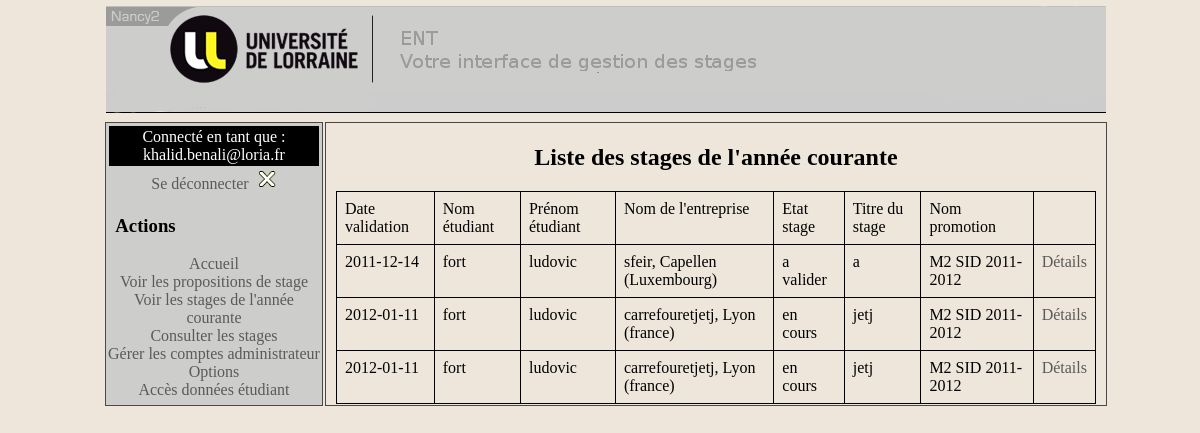
The app's page /?action=listeStageAnneeCourante (signed in), older data.
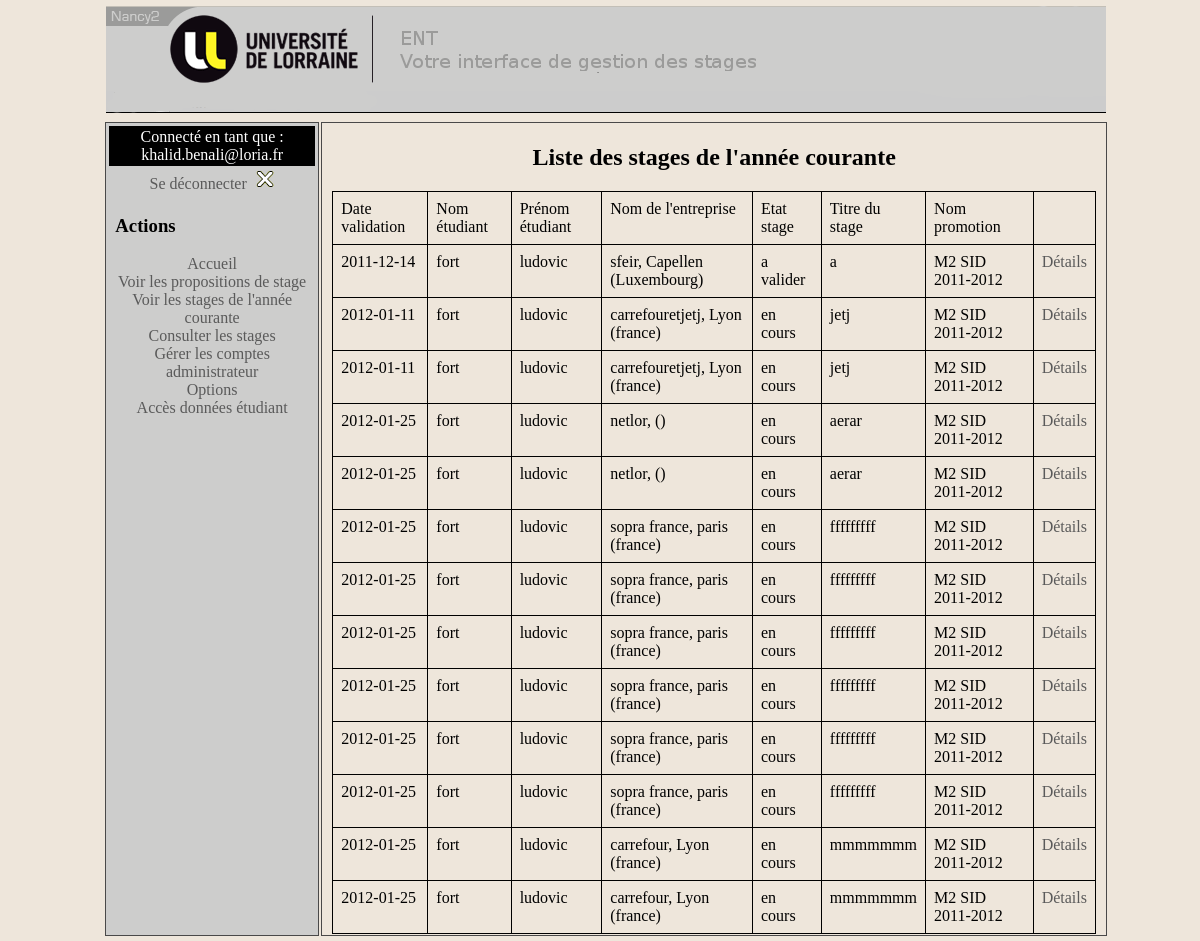
The same page, newer data.
### tables this page shows
CREATE TABLE IF NOT EXISTS `stage` (
  `idstage` int(11) NOT NULL AUTO_INCREMENT,
  `identreprise` int(11) DEFAULT NULL,
  `idcontact` int(11) DEFAULT NULL,
  `idpromotion` int(11) DEFAULT NULL,
  `idproposition` int(11) NOT NULL,
  `idutilisateur` int(11) NOT NULL,
  `sujetstage` text,
  `titrestage` varchar(200) NOT NULL,
  `technostage` varchar(200) NOT NULL,
  `datevalidation` date DEFAULT NULL,
  `datedebut` date DEFAULT NULL,
  `datefin` date DEFAULT NULL,
  `datesoutenance` date DEFAULT NULL,
  `lieusoutenance` varchar(50) DEFAULT NULL,
  `etatstage` varchar(50) DEFAULT NULL,
  `noteobtenue` smallint(6) DEFAULT NULL,
  `appreciationobtenue` text,
  `remuneration` text,
  `embauche` tinyint(1) DEFAULT NULL,
  `dateembauche` date DEFAULT NULL,
  `respcivil` tinyint(1) DEFAULT NULL,
  PRIMARY KEY (`idstage`),
  KEY `fk_association_9` (`idpromotion`),
  KEY `fk_propositionstage` (`idproposition`),
  KEY `fk_stage_contact` (`idcontact`),
  KEY `fk_stage_entreprise` (`identreprise`),
  KEY `fk_utilistateur_stage` (`idutilisateur`)
);

CREATE TABLE IF NOT EXISTS `utilisateur` (
  `idutilisateur` int(11) NOT NULL AUTO_INCREMENT,
  `idpromotion` int(11) NOT NULL,
  `mailutilisateur` varchar(50) DEFAULT NULL,
  `passwordutilisateur` varchar(50) DEFAULT NULL,
  `passwordutilisateurtmp` varchar(50) NOT NULL,
  `nomutilisateur` varchar(50) DEFAULT NULL,
  `prenomutilisateur` varchar(50) DEFAULT NULL,
  `numetudiant` varchar(50) DEFAULT NULL,
  `idConfirmationMail` varchar(100) NOT NULL,
  `admin` tinyint(1) DEFAULT NULL,
  PRIMARY KEY (`idutilisateur`),
  KEY `fk_utilisateurpromotion` (`idpromotion`)
);

CREATE TABLE IF NOT EXISTS `entreprise` (
  `identreprise` int(11) NOT NULL AUTO_INCREMENT,
  `nomentreprise` varchar(50) DEFAULT NULL,
  `adresseentreprise` varchar(200) DEFAULT NULL,
  `villeentreprise` varchar(50) DEFAULT NULL,
  `codepostalentreprise` varchar(50) DEFAULT NULL,
  `paysentreprise` varchar(50) DEFAULT NULL,
  `numerotelephone` varchar(50) DEFAULT NULL,
  `numerosiret` varchar(17) DEFAULT NULL,
  `urlsiteinternet` varchar(50) DEFAULT NULL,
  `statutjuridique` varchar(50) DEFAULT NULL,
  PRIMARY KEY (`identreprise`)
);

CREATE TABLE IF NOT EXISTS `promotion` (
  `idpromotion` int(11) NOT NULL AUTO_INCREMENT,
  `nompromotion` varchar(50) DEFAULT NULL,
  `accesentreprises` tinyint(1) DEFAULT NULL,
  PRIMARY KEY (`idpromotion`)
);

### Pages/Controleur/ControleurResponsable.php (called while the page is built, shortened)
<?php
require_once RACINE_VUE . 'Afficheur.php';
require_once RACINE_VUE . 'VueMenuGauche.php';
require_once RACINE_VUE . 'VueCorps.php';
require_once 'BD.php';
    function afficherListeStageAnneeCourante(){
        $utilisateur = $_SESSION['modeleUtilisateur'];
        $promotion = $utilisateur->getIdPromotion();
        $tabStage = BD::rechercherStageAnneeCourante($promotion);
        $corps = genererListeStageAnneeCourante($tabStage);
    }
?>

### Pages/Controleur/ControleurPrincipal.php (called while the page is built, shortened)
<?php
require_once RACINE_CONTROLEUR . 'ControleurResponsable.php';
call_action();
function verifierAutorisationAction($action) {
    if (isset($_SESSION['connecte'])) {
        if ($_SESSION['connecte'] == 1) {
            $utilisateur = $_SESSION['modeleUtilisateur'];
            if ($utilisateur->getAdmin()) {
                if ($action == "listePropositionStageResponsable") {
                    return $action;
                } else if ($action == "detailProp") {
                    return $action;
                }else if ($action == "validerProp") {
                    return $action;
                } else if($action == 'detailStage'){
                    return $action;
                }else if ($action == "editerStage") {
                    return $action;
                }else if ($action == "listeStageAnneeCourante") {
                    return $action;
                } else if ($action == "listeStages") {
                    return $action;
                } else if ($action == "gererCompteAdmin") {
                    return $action;
                } else if ($action == "accesDonneesEtudiants") {
                    return $action;
                } else if ($action == "pagePrincipale") {
                    return $action;
                } else if ($action == "connexion") {
                    return $action;
                } else if ($action == "deconnexion") {
                   return $action;
                } else if ($action == "ajouterAdmin") {
                   return $action;
                }else if ($action == "validerModifStage") {
                    return $action;
                }else if ($action == "modifierAdmin") {
                   return $action;
                }else if ($action == "modifierAdminEtape2") {
                   return $action;
                }else if ($action == "supprimerAdmin") {
                   return $action;
                }else if ($action == "option") {
                   return $action;
                }else if ($action == "gererPromotion") {
                   return $action;
                }else if ($action == "telechargement") {
                   return $action;
                }
                else {
                    return "pagePrincipale";
                }
            }
        }
    }
}
function call_action() {
    $action = '';
    if (!isset($_REQUEST['action'])) {
        $action = 'afficherAccueil';
    } else {
        $action = $_REQUEST['action'];
        $action = verifierAutorisationAction($action);
        switch ($action) {
            case 'listeStageAnneeCourante' :
                $action = 'afficherListeStageAnneeCourante';
                break;
        }
    }
    $action();
}
?>

### index.php (called while the page is built, shortened)
<?php
    require_once RACINE_CONTROLEUR.'ControleurPrincipal.php' ;
?>

### Pages/Modele/ModeleStage.php (called while the page is built, shortened)
<?php
class ModeleStage {
    private $idstage;
    private $datevalidation;
    private $etatstage;
    private $titreStage;
    private $utilisateur;
    private $entreprise;
    private $promotion;
    function __construct($idstage, $identreprise, $idcontact, $sujetstage, $datevalidation, $datedebut, $datefin, $datesoutenance, $lieusoutenance, $etatstage, $noteobtenue, $appreciationobtenue, $remuneration, $embauche, $dateembauche, $utilisateur, $entreprise, $contact, $promotion, $respcivil, $titreStage, $technoStage) {
        $this->idstage = $idstage;
        $this->datevalidation = $datevalidation;
        $this->etatstage = $etatstage;
        $this->utilisateur = $utilisateur;
        $this->entreprise = $entreprise;
        $this->promotion = $promotion;
        $this->titreStage = $titreStage;
    }
    public function getTitreStage() {
        return $this->titreStage;
    }
    public function getIdstage() {
        return $this->idstage;
    }
    public function getDatevalidation() {
        return $this->datevalidation;
    }
    public function getEtatstage() {
        return $this->etatstage;
    }
    public function getUtilisateur() {
        return $this->utilisateur;
    }
    public function getEntreprise() {
        return $this->entreprise;
    }
    public function getPromotion() {
        return $this->promotion;
    }
}
?>

### BD.php (called while the page is built, shortened)
<?php
require_once RACINE_MODELE . 'ModeleEntreprise.php';
require_once RACINE_MODELE . 'ModeleStage.php';
require_once RACINE_MODELE . 'ModeleUtilisateur.php';
require_once RACINE_MODELE . 'ModelePromotion.php';
class BD {
    public static function rechercherStageAnneeCourante($promotion){
        $tabStage = null;
        $i=0;
        $requete = "SELECT s.idstage, s.etatstage, s.datevalidation, u.nomutilisateur,
                    u.prenomutilisateur, e.nomentreprise, e.villeentreprise, e.paysentreprise,
                    s.titrestage, pr.nompromotion
                    FROM stage s, entreprise e, utilisateur u, promotion pr
                    WHERE u.idutilisateur = s.idutilisateur
                    AND u.idpromotion = pr.idpromotion
                    AND u.idpromotion = $promotion
                    AND s.identreprise = e.identreprise
        ";
        $retour = mysql_query($requete) or die(mysql_error());
        while ($tableau = mysql_fetch_array($retour)) {
            $promotion = new ModelePromotion(null, $tableau['nompromotion'], null);
            $etudiant = new ModeleUtilisateur(null, null, null, $tableau['prenomutilisateur'], $tableau['nomutilisateur'], null, null, NULL);
            $entreprise = new ModeleEntreprise(null, $tableau['nomentreprise'], null, $tableau['villeentreprise'], null, $tableau['paysentreprise'], null, null, null, null);
            $tabStage[$i] = new ModeleStage($tableau['idstage'], null, null, null, $tableau['datevalidation'], null, null, null, null, $tableau['etatstage'], null, null, null, null, null, $etudiant, $entreprise, null, $promotion,null, $tableau['titrestage'], null);
            $i++;
        }
        return $tabStage;
    }
}
?>

### Pages/Modele/ModeleUtilisateur.php (called while the page is built, shortened)
    <?php
    class ModeleUtilisateur {
        private $prenom ;
        private $nom ;
        function __construct($id, $promotion, $numeroetudiant, $prenom, $nom, $mail, $admin, $idpromotion) {
            $this->prenom = $prenom;
            $this->nom = $nom;
        }
        public function getPrenom() {
            return $this->prenom;
        }
        public function getNom() {
            return $this->nom;
        }
    }
?>

### Pages/Modele/ModeleEntreprise.php (called while the page is built, shortened)
<?php
    class ModeleEntreprise {
        private $nom ;
        private $ville ;
        private $pays ;
        function __construct($id, $nom, $adresse, $ville, $codePostal, $pays, $numeroTelephone, $numeroSiret, $urlSiteInternet, $statutJuridique) {
            $this->nom = $nom;
            $this->ville = $ville;
            $this->pays = $pays;
        }
        public function getNom() {
            return $this->nom;
        }
        public function getVille() {
            return $this->ville;
        }
        public function getPays() {
            return $this->pays;
        }
    }
?>

### Pages/Modele/ModelePromotion.php (called while the page is built, shortened)
<?php
class ModelePromotion {
    private $nompromotion;
    function __construct($idpromotion, $nompromotion, $accesentreprises) {
        $this->nompromotion = $nompromotion;
    }
    public function getNompromotion() {
        return $this->nompromotion;
    }
}
?>

### Pages/Vue/VueCorps.php (the view, shortened to what the rows shown need)
<?php
function genererListeStageAnneeCourante($tabStage) {
    $corps = "<td id = \"corps\">
            <h2>Liste des stages de l'ann&eacute;e courante</h2>
                <table class=\"tableau\">
                    <tr>
                        <td class=\"tableau\">
                            Date validation
                        </td>
                        <td class=\"tableau\">
                            Nom &eacute;tudiant
                        </td>
                        <td class=\"tableau\">
                            Pr&eacute;nom &eacute;tudiant
                        </td>
                        <td class=\"tableau\">
                            Nom de l'entreprise
                        </td>
                        <td class=\"tableau\">
                            Etat stage
                        </td>
                        <td class=\"tableau\">
                            Titre du stage
                        </td>
                        <td class=\"tableau\">
                            Nom promotion
                        </td>
                    </tr>
            ";
    if ($tabStage != null) {
        foreach ($tabStage as $stage) {
            $corps = $corps . "
                        <tr>
                            <td class=\"tableau\">" . $stage->getDatevalidation()
                    . "</td>
                            <td class=\"tableau\">" . $stage->getUtilisateur()->getNom()
                    . "</td>
                            <td class=\"tableau\">" . $stage->getUtilisateur()->getPrenom()
                    . "</td>
                            <td class=\"tableau\">" . $stage->getEntreprise()->getNom() . ", " . $stage->getEntreprise()->getVille() . " (" . $stage->getEntreprise()->getPays() . ")"
                    . "</td>
                            <td class=\"tableau\">" . $stage->getEtatstage()
                    . "</td>
                            <td class=\"tableau\">" . $stage->getTitreStage()
                    . "</td>
                            <td class=\"tableau\">" . $stage->getPromotion()->getNompromotion()
                    . "</td>
                            <td class=\"tableau\"><a href=\"" . RACINE . "?action=detailStage&idstage=" . $stage->getIdstage() . "\">D&eacute;tails</a>
                            </td>
                     </tr>";
        }
        $corps .= "</table>";
    }
    $corps .= "</td>
                </tr>
            </table>";
    return $corps;
}
?>

Row changes from the older to the newer data that the page shows:
changed utilisateur: nomutilisateur "fort fort fort" → "fort fort fort fort fort fort fort fort fort fort fort fort fort"; prenomutilisateur "ludovic ludovic ludovic" → "ludovic ludovic ludovic ludovic ludovic ludovic ludovic ludovic ludovic ludovic ludovic ludovic ludovic"
computed for promotion: nompromotion "M2 SID 2011-2012 M2 SID 2011-2012 M2 SID 2011-2012" → "…2011-2012 M2 SID 2011-2012 M2 SID 2011-2012 M2 SID 2011-2012 M2 SID 2011-2012 M2 SID 2011-2012 M2 SID 2011-2012 M2 SID 2011-2012 M2 SID 2011-2012 M2 SID 2011-2012 M2 SID 2011-2012 M2 SID 2011-2012"
added stage: datevalidation "2012-01-25", etatstage "en cours", titrestage "aerar"
now on this page (row unchanged): entreprise: nomentreprise "netlor netlor"
added stage: datevalidation "2012-01-25", etatstage "en cours", titrestage "aerar"
added stage: datevalidation "2012-01-25", etatstage "en cours", titrestage "fffffffff"
now on this page (row unchanged): entreprise: nomentreprise "sopra france sopra france sopra france sopra france sopra france sopra france", villeentreprise "paris paris paris paris paris paris", paysentreprise "france france france france france france"
added stage: datevalidation "2012-01-25", etatstage "en cours", titrestage "fffffffff"
added stage: datevalidation "2012-01-25", etatstage "en cours", titrestage "fffffffff"
added stage: datevalidation "2012-01-25", etatstage "en cours", titrestage "fffffffff"
added stage: datevalidation "2012-01-25", etatstage "en cours", titrestage "fffffffff"
added stage: datevalidation "2012-01-25", etatstage "en cours", titrestage "fffffffff"
added stage: datevalidation "2012-01-25", etatstage "en cours", titrestage "mmmmmmm"
now on this page (row unchanged): entreprise: nomentreprise "carrefour carrefour", villeentreprise "Lyon Lyon", paysentreprise "france france"
added stage: datevalidation "2012-01-25", etatstage "en cours", titrestage "mmmmmmm"
Text that changed along with them:
text no longer shown: ", , , ( ( ( ) ) ) Détails Détails Détails"
text now shown: ", , , , , , , , , , , , , ( ( ( ( ( ( ( ( ( ( ( ( ( ) ) ) ) ) ) ) ) ) ) ) ) ) Détails Détails Détails Détails Détails Détails Détails Détails Détails Détails Détails Détails Détails"
